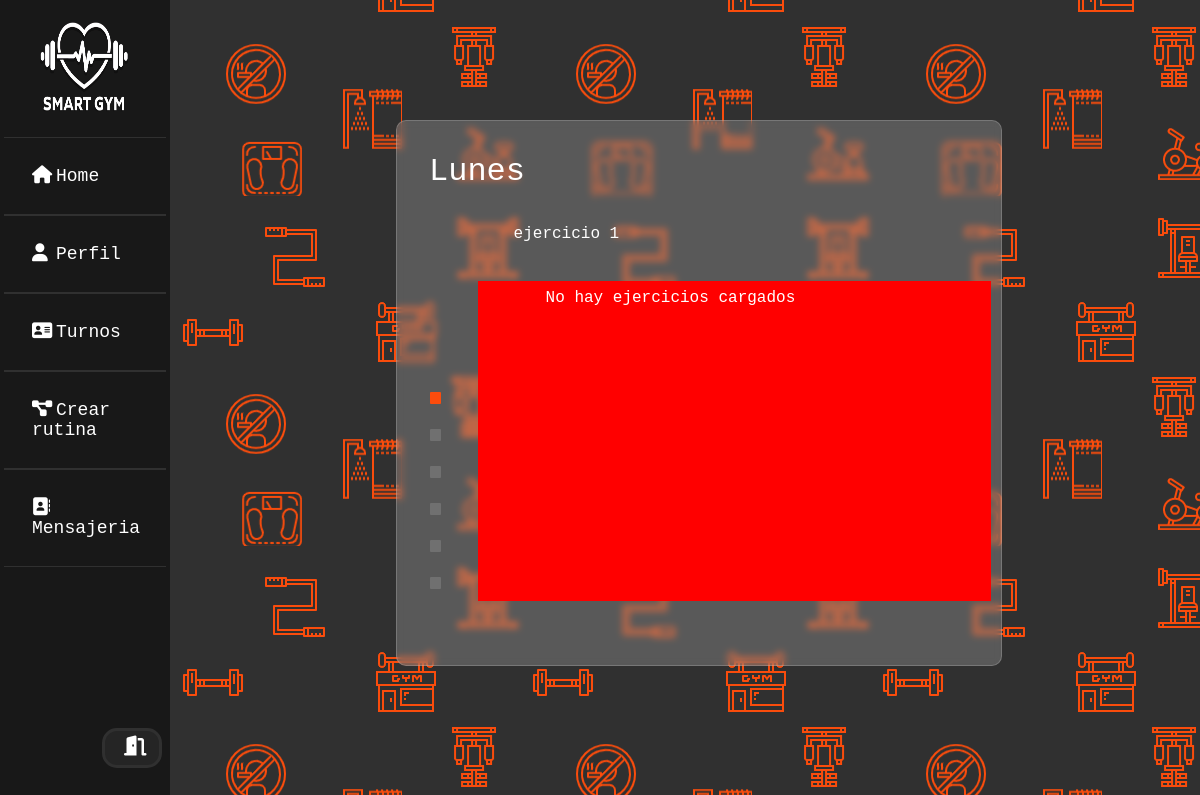
The page /vistas/rutinausuarioc.php (signed in) on the database as committed earlier.
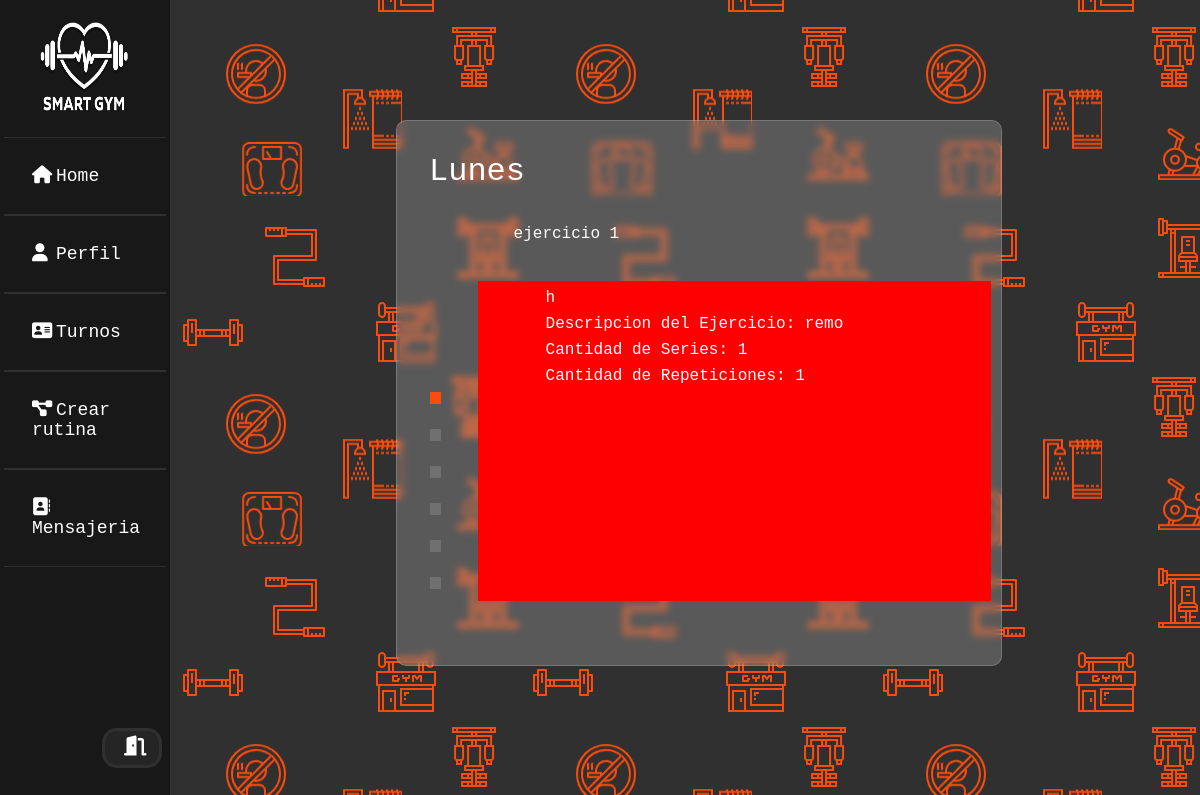
The same page on the database as committed later.
### tables this page shows
CREATE TABLE `rutinas_lunes` (
  `idusuario` int(11) NOT NULL,
  `id_ej1` int(11) NOT NULL,
  `series_ej1` int(11) NOT NULL,
  `repeticiones_ej1` int(11) NOT NULL,
  `id_ej2` int(11) NOT NULL,
  `series_ej2` int(11) NOT NULL,
  `repeticiones_ej2` int(11) NOT NULL,
  `id_ej3` int(11) NOT NULL,
  `series_ej3` int(11) NOT NULL,
  `repeticiones_ej3` int(11) NOT NULL,
  `id_ej4` int(11) NOT NULL,
  `series_ej4` int(11) NOT NULL,
  `repeticiones_ej4` int(11) NOT NULL,
  `id_ej5` int(11) NOT NULL,
  `series_ej5` int(11) NOT NULL,
  `repeticiones_ej5` int(11) NOT NULL
);

CREATE TABLE `ejercicios` (
  `nombre` varchar(40) NOT NULL,
  `descripcion` varchar(255) NOT NULL,
  `id_ejercicio` int(20) NOT NULL
);

### vistas/rutinausuarioc.php (the view, shortened to what this page needs)
<?php
$conex = conectar();
$nusuario = $_SESSION['usuario'];
$sql = "SELECT * FROM datos WHERE usuario='$nusuario'";
$query = mysqli_query($conex, $sql);
$row = mysqli_fetch_array($query);
$idrol = $row['id_rol'];
$idusuario = $row['idusuario'];
?>
<!DOCTYPE html>
<html lang="en">
<head>
    <?php
    switch ($idrol) {
        case 1:
            include("sidebars/sidebare.php");
            break;
    }
    ?>
    <link
      rel="stylesheet"
      href="https://cdn.jsdelivr.net/npm/swiper@8/swiper-bundle.min.css"
    />
    <link rel="stylesheet" href="../css/estilousuario.css">
    <link rel="stylesheet" href="../css/estilorutina.css">
    <link rel="stylesheet" href="../css/estilodiv.css">
</head>
<body>
    <div class="menu">
    <div class="carousel">
        <div class="carousel__item">Lunes
        <div class="swiper swiper-hero">
      <div class="swiper-wrapper">
        <div class="swiper-slide">
            <p>ejercicio  1</p>
            <div class="dataview">
              <?php
              $sqlmostrarlunesej1= "SELECT rutinas_lunes.idusuario, rutinas_lunes.series_ej1, rutinas_lunes.repeticiones_ej1, ejercicios.nombre, ejercicios.descripcion
              FROM rutinas_lunes
              INNER JOIN ejercicios ON rutinas_lunes.id_ej1 = ejercicios.id_ejercicio WHERE idusuario='$idusuario'";
              $querymostrarlunesej1= mysqli_query($conex, ($sqlmostrarlunesej1));
              $rowlunesej1= mysqli_fetch_array($querymostrarlunesej1);
              if($rowlunesej1 != 0){
              ?>
              <p><?php echo $rowlunesej1['nombre'];?></p>
              <p>Descripcion del Ejercicio:  <?php echo $rowlunesej1['descripcion'];?></p>
              <p>Cantidad de Series:  <?php echo $rowlunesej1['series_ej1'];?></p>
              <p>Cantidad de Repeticiones:  <?php echo $rowlunesej1['repeticiones_ej1'];?></p>
            <?php
            }else{
              ?>
              <p>No hay ejercicios cargados</p>
            <?php
            };
            ?>
            </div>
        </div>
        <div class="swiper-slide">
         <div class="dataview">
              <?php
              $sqlmostrarlunesej5= "SELECT rutinas_lunes.idusuario, rutinas_lunes.series_ej5, rutinas_lunes.repeticiones_ej5, ejercicios.nombre, ejercicios.descripcion
              FROM rutinas_lunes
              INNER JOIN ejercicios ON rutinas_lunes.id_ej5 = ejercicios.id_ejercicio WHERE idusuario='$idusuario'";
              $querymostrarlunesej5= mysqli_query($conex, ($sqlmostrarlunesej5));
              $rowlunesej5= mysqli_fetch_array($querymostrarlunesej5);
              if($rowlunesej5 != 0){
              ?>
              <p><?php echo $rowlunesej5['nombre'];?></p>
              <p>Descripcion del Ejercicio:  <?php echo $rowlunesej5['descripcion'];?></p>
              <p>Cantidad de Series:  <?php echo $rowlunesej5['series_ej5'];?></p>
              <p>Cantidad de Repeticiones:  <?php echo $rowlunesej5['repeticiones_ej5'];?></p>
            <?php
            }else{
              ?>
              <p>No hay ejercicios cargados</p>
            <?php
            };
            ?>
            </div>
        </div>
      </div>
    </div>
</div>
    </div>
    </div>
</body>
</html>

Rows that differ between the two databases and show on the page:
now on this page (row edited): rutinas_lunes: ejercicios.nombre "h", ejercicios.descripcion "remo", series_ej1 "1", repeticiones_ej1 "1"
Other text that changed with them:
text no longer shown: "No hay ejercicios cargados"
text now shown: "Descripcion del Ejercicio: Cantidad de Series: Cantidad de Repeticiones:"
